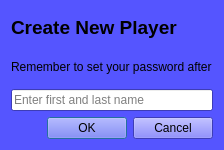
<?xml version="1.0" encoding="UTF-8"?>
<ui version="4.0">
 <class>CreateNewPlayer</class>
 <widget class="QDialog" name="CreateNewPlayer">
  <property name="geometry">
   <rect>
    <x>0</x>
    <y>0</y>
    <width>224</width>
    <height>150</height>
   </rect>
  </property>
  <property name="palette">
   <palette>
    <active>
     <colorrole role="WindowText">
      <brush brushstyle="SolidPattern">
       <color alpha="255">
        <red>0</red>
        <green>0</green>
        <blue>0</blue>
       </color>
      </brush>
     </colorrole>
     <colorrole role="Button">
      <brush brushstyle="SolidPattern">
       <color alpha="255">
        <red>85</red>
        <green>85</green>
        <blue>255</blue>
       </color>
      </brush>
     </colorrole>
     <colorrole role="Light">
      <brush brushstyle="SolidPattern">
       <color alpha="255">
        <red>213</red>
        <green>213</green>
        <blue>255</blue>
       </color>
      </brush>
     </colorrole>
     <colorrole role="Midlight">
      <brush brushstyle="SolidPattern">
       <color alpha="255">
        <red>149</red>
        <green>149</green>
        <blue>255</blue>
       </color>
      </brush>
     </colorrole>
     <colorrole role="Dark">
      <brush brushstyle="SolidPattern">
       <color alpha="255">
        <red>42</red>
        <green>42</green>
        <blue>127</blue>
       </color>
      </brush>
     </colorrole>
     <colorrole role="Mid">
      <brush brushstyle="SolidPattern">
       <color alpha="255">
        <red>56</red>
        <green>56</green>
        <blue>170</blue>
       </color>
      </brush>
     </colorrole>
     <colorrole role="Text">
      <brush brushstyle="SolidPattern">
       <color alpha="255">
        <red>0</red>
        <green>0</green>
        <blue>0</blue>
       </color>
      </brush>
     </colorrole>
     <colorrole role="BrightText">
      <brush brushstyle="SolidPattern">
       <color alpha="255">
        <red>255</red>
        <green>255</green>
        <blue>255</blue>
       </color>
      </brush>
     </colorrole>
     <colorrole role="ButtonText">
      <brush brushstyle="SolidPattern">
       <color alpha="255">
        <red>0</red>
        <green>0</green>
        <blue>0</blue>
       </color>
      </brush>
     </colorrole>
     <colorrole role="Base">
      <brush brushstyle="SolidPattern">
       <color alpha="255">
        <red>255</red>
        <green>255</green>
        <blue>255</blue>
       </color>
      </brush>
     </colorrole>
     <colorrole role="Window">
      <brush brushstyle="SolidPattern">
       <color alpha="255">
        <red>85</red>
        <green>85</green>
        <blue>255</blue>
       </color>
      </brush>
     </colorrole>
     <colorrole role="Shadow">
      <brush brushstyle="SolidPattern">
       <color alpha="255">
        <red>0</red>
        <green>0</green>
        <blue>0</blue>
       </color>
      </brush>
     </colorrole>
     <colorrole role="AlternateBase">
      <brush brushstyle="SolidPattern">
       <color alpha="255">
        <red>170</red>
        <green>170</green>
        <blue>255</blue>
       </color>
      </brush>
     </colorrole>
     <colorrole role="ToolTipBase">
      <brush brushstyle="SolidPattern">
       <color alpha="255">
        <red>255</red>
        <green>255</green>
        <blue>220</blue>
       </color>
      </brush>
     </colorrole>
     <colorrole role="ToolTipText">
      <brush brushstyle="SolidPattern">
       <color alpha="255">
        <red>0</red>
        <green>0</green>
        <blue>0</blue>
       </color>
      </brush>
     </colorrole>
    </active>
    <inactive>
     <colorrole role="WindowText">
      <brush brushstyle="SolidPattern">
       <color alpha="255">
        <red>0</red>
        <green>0</green>
        <blue>0</blue>
       </color>
      </brush>
     </colorrole>
     <colorrole role="Button">
      <brush brushstyle="SolidPattern">
       <color alpha="255">
        <red>85</red>
        <green>85</green>
        <blue>255</blue>
       </color>
      </brush>
     </colorrole>
     <colorrole role="Light">
      <brush brushstyle="SolidPattern">
       <color alpha="255">
        <red>213</red>
        <green>213</green>
        <blue>255</blue>
       </color>
      </brush>
     </colorrole>
     <colorrole role="Midlight">
      <brush brushstyle="SolidPattern">
       <color alpha="255">
        <red>149</red>
        <green>149</green>
        <blue>255</blue>
       </color>
      </brush>
     </colorrole>
     <colorrole role="Dark">
      <brush brushstyle="SolidPattern">
       <color alpha="255">
        <red>42</red>
        <green>42</green>
        <blue>127</blue>
       </color>
      </brush>
     </colorrole>
     <colorrole role="Mid">
      <brush brushstyle="SolidPattern">
       <color alpha="255">
        <red>56</red>
        <green>56</green>
        <blue>170</blue>
       </color>
      </brush>
     </colorrole>
     <colorrole role="Text">
      <brush brushstyle="SolidPattern">
       <color alpha="255">
        <red>0</red>
        <green>0</green>
        <blue>0</blue>
       </color>
      </brush>
     </colorrole>
     <colorrole role="BrightText">
      <brush brushstyle="SolidPattern">
       <color alpha="255">
        <red>255</red>
        <green>255</green>
        <blue>255</blue>
       </color>
      </brush>
     </colorrole>
     <colorrole role="ButtonText">
      <brush brushstyle="SolidPattern">
       <color alpha="255">
        <red>0</red>
        <green>0</green>
        <blue>0</blue>
       </color>
      </brush>
     </colorrole>
     <colorrole role="Base">
      <brush brushstyle="SolidPattern">
       <color alpha="255">
        <red>255</red>
        <green>255</green>
        <blue>255</blue>
       </color>
      </brush>
     </colorrole>
     <colorrole role="Window">
      <brush brushstyle="SolidPattern">
       <color alpha="255">
        <red>85</red>
        <green>85</green>
        <blue>255</blue>
       </color>
      </brush>
     </colorrole>
     <colorrole role="Shadow">
      <brush brushstyle="SolidPattern">
       <color alpha="255">
        <red>0</red>
        <green>0</green>
        <blue>0</blue>
       </color>
      </brush>
     </colorrole>
     <colorrole role="AlternateBase">
      <brush brushstyle="SolidPattern">
       <color alpha="255">
        <red>170</red>
        <green>170</green>
        <blue>255</blue>
       </color>
      </brush>
     </colorrole>
     <colorrole role="ToolTipBase">
      <brush brushstyle="SolidPattern">
       <color alpha="255">
        <red>255</red>
        <green>255</green>
        <blue>220</blue>
       </color>
      </brush>
     </colorrole>
     <colorrole role="ToolTipText">
      <brush brushstyle="SolidPattern">
       <color alpha="255">
        <red>0</red>
        <green>0</green>
        <blue>0</blue>
       </color>
      </brush>
     </colorrole>
    </inactive>
    <disabled>
     <colorrole role="WindowText">
      <brush brushstyle="SolidPattern">
       <color alpha="255">
        <red>42</red>
        <green>42</green>
        <blue>127</blue>
       </color>
      </brush>
     </colorrole>
     <colorrole role="Button">
      <brush brushstyle="SolidPattern">
       <color alpha="255">
        <red>85</red>
        <green>85</green>
        <blue>255</blue>
       </color>
      </brush>
     </colorrole>
     <colorrole role="Light">
      <brush brushstyle="SolidPattern">
       <color alpha="255">
        <red>213</red>
        <green>213</green>
        <blue>255</blue>
       </color>
      </brush>
     </colorrole>
     <colorrole role="Midlight">
      <brush brushstyle="SolidPattern">
       <color alpha="255">
        <red>149</red>
        <green>149</green>
        <blue>255</blue>
       </color>
      </brush>
     </colorrole>
     <colorrole role="Dark">
      <brush brushstyle="SolidPattern">
       <color alpha="255">
        <red>42</red>
        <green>42</green>
        <blue>127</blue>
       </color>
      </brush>
     </colorrole>
     <colorrole role="Mid">
      <brush brushstyle="SolidPattern">
       <color alpha="255">
        <red>56</red>
        <green>56</green>
        <blue>170</blue>
       </color>
      </brush>
     </colorrole>
     <colorrole role="Text">
      <brush brushstyle="SolidPattern">
       <color alpha="255">
        <red>42</red>
        <green>42</green>
        <blue>127</blue>
       </color>
      </brush>
     </colorrole>
     <colorrole role="BrightText">
      <brush brushstyle="SolidPattern">
       <color alpha="255">
        <red>255</red>
        <green>255</green>
        <blue>255</blue>
       </color>
      </brush>
     </colorrole>
     <colorrole role="ButtonText">
      <brush brushstyle="SolidPattern">
       <color alpha="255">
        <red>42</red>
        <green>42</green>
        <blue>127</blue>
       </color>
      </brush>
     </colorrole>
     <colorrole role="Base">
      <brush brushstyle="SolidPattern">
       <color alpha="255">
        <red>85</red>
        <green>85</green>
        <blue>255</blue>
       </color>
      </brush>
     </colorrole>
     <colorrole role="Window">
      <brush brushstyle="SolidPattern">
       <color alpha="255">
        <red>85</red>
        <green>85</green>
        <blue>255</blue>
       </color>
      </brush>
     </colorrole>
     <colorrole role="Shadow">
      <brush brushstyle="SolidPattern">
       <color alpha="255">
        <red>0</red>
        <green>0</green>
        <blue>0</blue>
       </color>
      </brush>
     </colorrole>
     <colorrole role="AlternateBase">
      <brush brushstyle="SolidPattern">
       <color alpha="255">
        <red>85</red>
        <green>85</green>
        <blue>255</blue>
       </color>
      </brush>
     </colorrole>
     <colorrole role="ToolTipBase">
      <brush brushstyle="SolidPattern">
       <color alpha="255">
        <red>255</red>
        <green>255</green>
        <blue>220</blue>
       </color>
      </brush>
     </colorrole>
     <colorrole role="ToolTipText">
      <brush brushstyle="SolidPattern">
       <color alpha="255">
        <red>0</red>
        <green>0</green>
        <blue>0</blue>
       </color>
      </brush>
     </colorrole>
    </disabled>
   </palette>
  </property>
  <property name="windowTitle">
   <string>Create New Player</string>
  </property>
  <property name="windowIcon">
   <iconset>
    <normaloff>SAMCrest.bmp</normaloff>SAMCrest.bmp</iconset>
  </property>
  <layout class="QGridLayout" name="gridLayout">
   <item row="0" column="0">
    <layout class="QVBoxLayout" name="verticalLayout">
     <item>
      <widget class="QLabel" name="Title">
       <property name="font">
        <font>
         <pointsize>14</pointsize>
         <weight>75</weight>
         <bold>true</bold>
        </font>
       </property>
       <property name="text">
        <string>Create New Player</string>
       </property>
      </widget>
     </item>
     <item>
      <widget class="QLabel" name="PasswordRemind">
       <property name="text">
        <string>Remember to set your password after</string>
       </property>
      </widget>
     </item>
     <item>
      <widget class="QLineEdit" name="NameEntryBox">
       <property name="placeholderText">
        <string>Enter first and last name</string>
       </property>
      </widget>
     </item>
    </layout>
   </item>
   <item row="1" column="0">
    <widget class="QDialogButtonBox" name="Okay">
     <property name="orientation">
      <enum>Qt::Horizontal</enum>
     </property>
     <property name="standardButtons">
      <set>QDialogButtonBox::Cancel|QDialogButtonBox::Ok</set>
     </property>
    </widget>
   </item>
  </layout>
 </widget>
 <resources/>
 <connections>
  <connection>
   <sender>Okay</sender>
   <signal>accepted()</signal>
   <receiver>CreateNewPlayer</receiver>
   <slot>accept()</slot>
   <hints>
    <hint type="sourcelabel">
     <x>174</x>
     <y>139</y>
    </hint>
    <hint type="destinationlabel">
     <x>157</x>
     <y>123</y>
    </hint>
   </hints>
  </connection>
  <connection>
   <sender>Okay</sender>
   <signal>rejected()</signal>
   <receiver>CreateNewPlayer</receiver>
   <slot>reject()</slot>
   <hints>
    <hint type="sourcelabel">
     <x>174</x>
     <y>139</y>
    </hint>
    <hint type="destinationlabel">
     <x>218</x>
     <y>123</y>
    </hint>
   </hints>
  </connection>
 </connections>
</ui>
